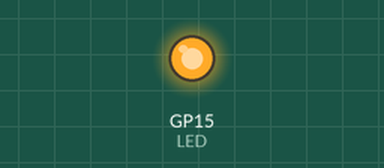
This program was run on a simulated Raspberry Pi Pico running MicroPython. On the bench: output pins drawn as LEDs (lit = HIGH).

Above: at 0.1 s.
Timing chart, 0 to 1.6 s (numbered marks = the images above):
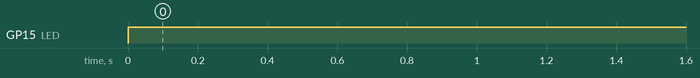

The program:

LED_Blinking.py
```python
#importing libraries
from machine import Pin
import utime
#defining LED
LED=Pin(15,Pin.OUT)
while True:
    #1 = ON 0 = OFF
    LED.value(1)
    """
    utime.sleep_ms(500)
    LED.value(0)
    utime.sleep(1)
    """
    #Uncomment last 3 lines for LED blinking
```

Measured:
- by itself, GP15 (LED): LOW → HIGH at 0.00 s
